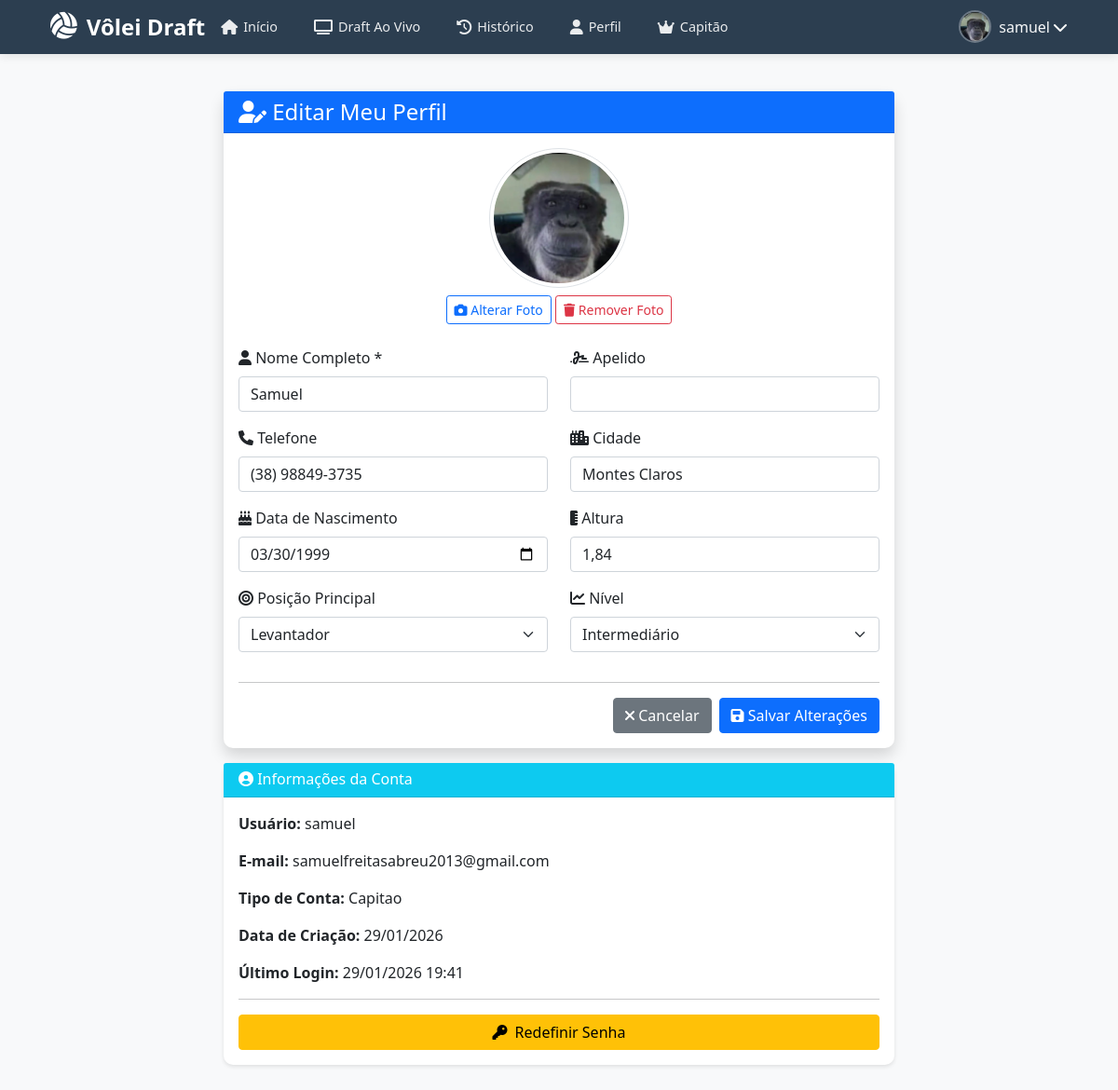
Before: /perfil/editar (signed in) with the older database file.
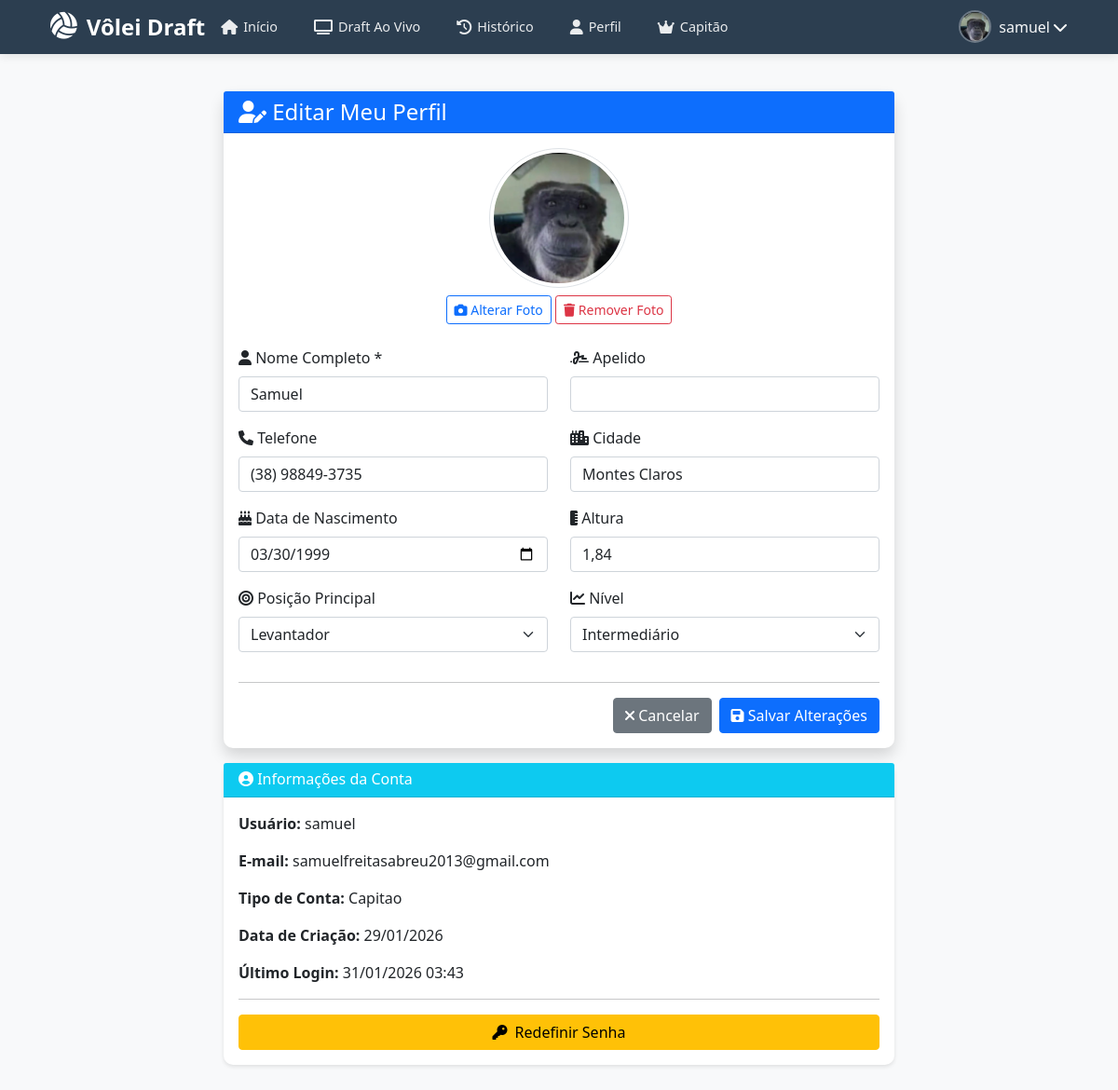
After: the same page with the newer database file.
### app.py (models this page shows)
class User(UserMixin, db.Model):
    id = db.Column(db.Integer, primary_key=True)
    username = db.Column(db.String(80), unique=True, nullable=False)
    password = db.Column(db.String(200), nullable=False)
    email = db.Column(db.String(120), unique=True, nullable=True)
    role = db.Column(db.String(20), nullable=False, default='jogador')
    jogador_id = db.Column(db.Integer, db.ForeignKey('jogador.id'))
    created_at = db.Column(db.DateTime, default=datetime.utcnow)
    last_login = db.Column(db.DateTime)
    foto_perfil = db.Column(db.String(200))
    jogador = db.relationship('Jogador', back_populates='user', uselist=False)

### app.py (the view, shortened to what this page needs)
@app.route('/perfil/editar', methods=['GET', 'POST'])
@login_required
def editar_perfil():
    if not current_user.jogador_id:
        flash('Você não tem um perfil de jogador.', 'danger')
        return redirect(url_for('completar_perfil'))
    jogador = Jogador.query.get(current_user.jogador_id)
    return render_template('editar_perfil.html', jogador=jogador)

### app.py (called while the page is built)
@login_manager.user_loader
def load_user(user_id):
    return User.query.get(int(user_id))

@app.before_request
def check_profile_completion():
    if current_user.is_authenticated:
        exempt_routes = ['completar_perfil', 'logout', 'static', 'login']
        if request.endpoint in exempt_routes:
            return
        if current_user.role == 'admin':
            return
        if not current_user.jogador_id:
            if request.endpoint != 'completar_perfil':
                flash('Complete seu perfil de jogador para continuar.', 'info')
                return redirect(url_for('completar_perfil'))

@app.before_request
def verificar_permissao_capitao():
    if current_user.is_authenticated and current_user.jogador:
        if current_user.role == 'capitao' and not current_user.jogador.capitao:
            current_user.role = 'jogador'
            db.session.commit()
            print(f"⚠️ Corrigido: {current_user.username} não é mais capitão")
        elif current_user.jogador.capitao and current_user.role != 'capitao':
            current_user.role = 'capitao'
            db.session.commit()
            print(f"⚠️ Corrigido: {current_user.username} agora é capitão")

### templates/editar_perfil.html (shortened to what the changed rows need)
{% extends "base.html" %}
{% block content %}
<div class="row justify-content-center">
    <div class="col-md-8">
        <div class="card mt-3">
            <div class="card-body">
                <p><strong>Usuário:</strong> {{ current_user.username }}</p>
                <p><strong>E-mail:</strong> {{ current_user.email or 'Não informado' }}</p>
                <p><strong>Tipo de Conta:</strong> {{ current_user.role|title }}</p>
                <p><strong>Data de Criação:</strong> {{ format_date(current_user.created_at) }}</p>
                <p><strong>Último Login:</strong>
                    {% if current_user.last_login %}
                        {{ format_date(current_user.last_login, '%d/%m/%Y %H:%M') }}
                    {% else %}
                        Nunca
                    {% endif %}
                </p>
                <hr>
                <button type="button" class="btn btn-warning w-100" data-bs-toggle="modal" data-bs-target="#modalRedefinirSenha">
                    <i class="fas fa-key me-2"></i>Redefinir Senha
                </button>
            </div>
        </div>
{% endblock %}

### templates/base.html (shortened to what the changed rows need)
<!DOCTYPE html>
<html lang="pt-BR">
<head>
    <link href="https://cdn.jsdelivr.net/npm/bootstrap@5.3.0/dist/css/bootstrap.min.css" rel="stylesheet">
    <link rel="stylesheet" href="https://cdn.jsdelivr.net/npm/bootstrap-icons@1.10.0/font/bootstrap-icons.css">
    <link href="https://cdn.jsdelivr.net/npm/bootstrap@5.1.3/dist/css/bootstrap.min.css" rel="stylesheet">
    <link rel="stylesheet" href="https://cdnjs.cloudflare.com/ajax/libs/font-awesome/6.0.0/css/all.min.css">
    <link rel="stylesheet" href="{{ url_for('static', filename='css/draft.css') }}">
</head>
<body>
    <nav class="nav-optimized">
        <div class="container">
            <div class="main-nav">
                <div class="user-menu">
                    {% if current_user.is_authenticated %}
                    <div class="dropdown">
                        <button class="btn btn-link text-light p-0 d-flex align-items-center"
                                type="button"
                                id="userDropdown"
                                data-bs-toggle="dropdown"
                                aria-expanded="false"
                                style="text-decoration: none;">
                            {% if current_user.jogador and current_user.jogador.foto_perfil %}
                            <div class="me-2" title="{{ current_user.username }}">
                                <img src="{{ current_user.jogador.foto_perfil }}"
                                    alt="{{ current_user.username }}"
                                    style="width: 35px; height: 35px; border-radius: 50%; object-fit: cover; border: 2px solid rgba(255,255,255,0.3);">
                            </div>
                            {% else %}
                            <div class="user-avatar me-2" title="{{ current_user.username }}">
                                {{ current_user.username[0]|upper }}
                            </div>
                            {% endif %}
                            <span class="d-none d-md-inline me-1">{{ current_user.username }}</span>
                            <i class="fas fa-chevron-down"></i>
                        </button>
                    </div>
                    {% endif %}
                </div>
            </div>
        </div>
    </nav>
    <main class="container py-4">
        {% block content %}{% endblock %}
    </main>
</body>
</html>

Changed rows visible on the page:
changed User "samuel": last_login "29/01/2026 19:41" → "31/01/2026 03:43"
